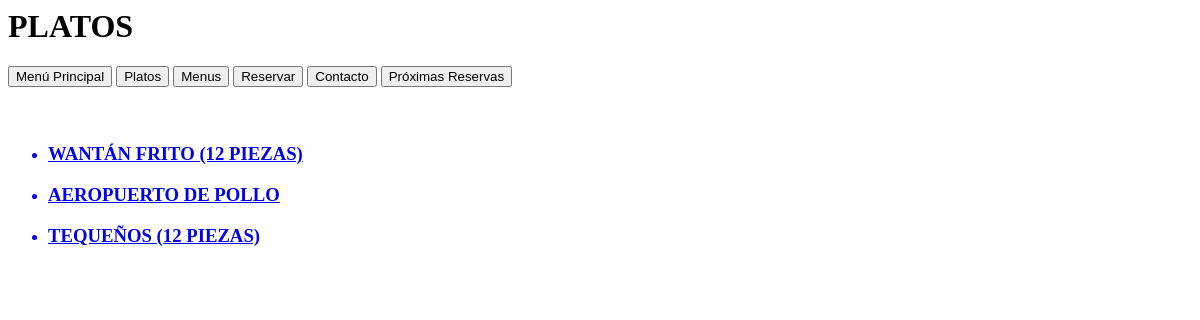
Before: /restChifa/dishes with the older database file.
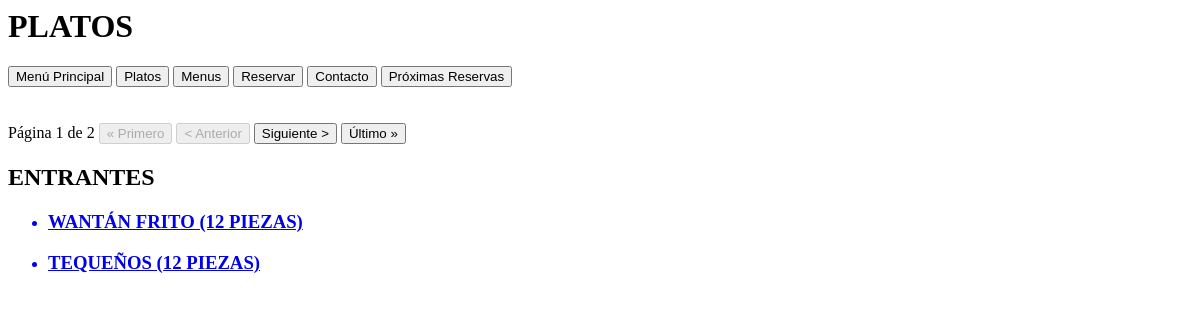
After: the same page with the newer database file.
### restChifa/models.py (models this page shows, shortened)
class Dish(models.Model):
    name_dish = models.CharField(primary_key=True, max_length=200, blank = False, null = False)
    type = models.CharField(max_length=100, blank = False, null = False)
    category = models.CharField(max_length=100)#, blank = False, null = False)
    price = models.DecimalField(max_digits=10, decimal_places=2, blank = False, null = False)
    description = models.CharField(max_length=200)
    src_photo = models.ImageField(default='no_image.jpg')
    popular = models.IntegerField(default=0)

### restChifa/views.py (the view)
# urls.py: path('dishes', views.dishes, name='dishes'),
def dishes(request):
    page_object = Common.get_paginator(request, Dish.objects.values_list('category', flat=True).distinct().all(), 1)
    dish_objects = Dish.objects.all()
    context = {
        'page_object': page_object,
        'dish_objects': dish_objects
        }
    return render(request, 'restChifa/dishes.html', context)

### restChifa/common.py (called while the page is built)
    def get_paginator(request, model, per_page=settings.PAGINATOR_PER_PAGE): #settings.PAGINATOR_PER_PAGE
        if request is None or model is None:
            return False
        return Paginator(model, per_page).get_page(request.GET.get("page"))

### restChifa/templates/restChifa/dishes.html (shortened to what this page needs)
<h1>PLATOS</h1>
{% include 'restChifa/navegation.html' %}
{% if page_object.object_list %}
    {% include 'restChifa/paginator.html' %}
    {% for dish_category in page_object.object_list %}
        <h2>{{ dish_category|upper }}</h2>
        {% if dish_objects %}
            <ul>
            {% for dish in dish_objects %}
                {% if dish.category == dish_category %}
                    <a href="./dish/{{dish.name_dish}}"><li><h3>{{ dish.name_dish|upper }}</h3></li></a>
                {% endif %}
            {% endfor %}
            </ul>
        {% else %}
            <p>No hay platos.</p>
        {% endif %}
    {% endfor %}
{% else %}
    <p>No hay categoría de platos.</p>
{% endif %}

Changed rows visible on the page:
removed Dish: name_dish "WANTÁN FRITO (12 PIEZAS)"
removed Dish: name_dish "AEROPUERTO DE POLLO"
removed Dish: name_dish "TEQUEÑOS (12 PIEZAS)"
added Dish: name_dish "WANTÁN FRITO (12 PIEZAS)", shown under "ENTRANTES"
added Dish: name_dish "TEQUEÑOS (12 PIEZAS)", shown under "ENTRANTES"
Other visible differences:
{{ page_object.number }}: (not shown) → "1"
{{ page_object.paginator.num_pages }}: (not shown) → "2"
text now shown: "Página de « Primero < Anterior Siguiente > Último »"
new list line: "ENTRANTES"
